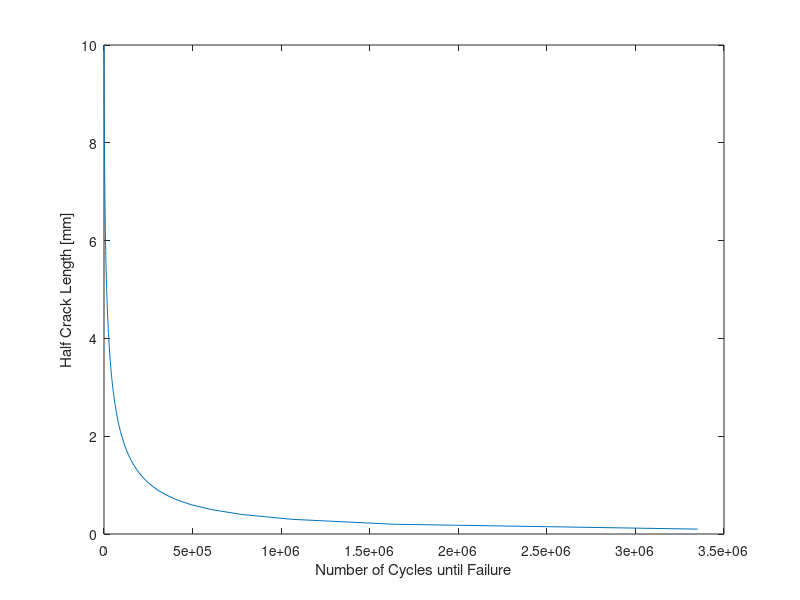

This chart was generated by the following MATLAB code: (Note: this script raises an error after producing the figure.)
clear all
close all
%% Question 2a

% problem variables

sig_max = 40; % MPa
sig_min = 0;
t = 10e-3; % thickness
D = 200e-3; % outer diameter
R = 90e-3; % inner diameter
K_IC = 90; % MPa / m^0.5
C = 1e-12; % m/cycle per ~(MPa / m^0.5)^m
m = 4;
af = 10e-3; % crack length at failure due to leakage --> af = thickness
ao = 0.1e-3; % arbitrary starting crack length

sig_axial = (sig_max*((2*R)/2))/(2*t);

N = [];
n1 = 1;

% Crack Growth Rate Iterations

while ao <= 0.01

    N(n1,1) = ao*1000; % initial half crack length in mm

    fun = @(ao) 1./((C).*((0.728 + (0.373*(ao/0.01)^2) - (0.029*(ao/0.01)^4)).*sig_axial.*sqrt(pi.*ao)).^4);

    N(n1,2) = integral(fun,ao,af,"ArrayValued",true);

    ao = ao + 1e-4; % increase crack length by 0.1mm
    
    n1 = n1 + 1; 

end

figure
plot(N(:,2),N(:,1))
ylabel('Half Crack Length [mm]')
xlabel('Number of Cycles until Failure')

% Number of cycles from initial to failure

paris = [];
n2 = 1;
a = 1e-3; % initial crack length
a1 = 1;

while a <= af

    Y = 0.728 + (0.373*(a/0.01)^2) - (0.029*(a/0.01)^4);

    K = Y*sig_axial*sqrt(pi*a);

    paris(n2,1) = a*1000; % crack radius

    paris(n2,2) = 1 - fn_pod(2018717,a*1000); % prob of not detection cracks above this radius

    paris(n2,3) = fn_pod(2018717,a*1000); % prob of detection
    
    paris(n2,4) = n2;

    dadN(n2,1) = a*1000;

    dadN(n2,2) = C*(K^m); % cack growth rate at that crack radius

    a = a + dadN(n2,2);

    n2 = n2 + 1;


end

figure
plot(paris(:,1),paris(:,3))
xlabel('Crack Radius "a" [mm]')
ylabel('Probability of Detection Beyond "a"')

figure
plot(paris(:,1),paris(:,2))
xlabel('Crack Length "a" [mm]')
ylabel('Probability of Undetection Beyond "a"')

%% Failure Variables

NC = length(dadN);
xaxis1(:,1) = 1:NC;

failure = [];

cycles = 13000:1:16000; % cycles per inspection
cycles = transpose(cycles);

insp_int = [];
a2 = 1;
failure = [];
IIT = {};

%% Finding Probability of undetection at inspection number

for j = 1:length(cycles)

    a2 = 1;

    cycle = cycles(j);

    for i = 1:length(paris)
        
        insp_int(i,1) = xaxis1(i,1)/cycle;
    
        if rem(insp_int(i,1),1) == 0
    
            IIT{j,1}(a2,1) = insp_int(i,1); % inspection number
            IIT{j,1}(a2,2) = paris(i,2); % prob. of undetection
            IIT{j,1}(a2,3) = paris(i,1); % crack radius @ inspection

            a2 = a2 + 1;
    
        end

    end

end

%% Finding probability of failure for each cycle variable

for i = 1:length(IIT)

    for k = 2:length(IIT{i,1})

        IIT{i,1}(1,4) = IIT{i,1}(1,2);
    
        IIT{i,1}(k,4) = IIT{i,1}(k,2) * IIT{i,1}((k-1),4);

    end

    failure(i,1) = cycles(i); % cycles per iteration
    failure(i,2) = IIT{i,1}(end,4); % probability of failure

end

% Graph to show all variations of inspection
figure
scatter(failure(:,1),failure(:,2), 7)
hold on
yline(0.01)
xlabel('No. of Cycles per Inspection')
ylabel('Probability of Failure')
hold off

% Graph based on inspection for 8000:12000 cycles
figure
scatter(IIT{316,1}(:,1),IIT{316,1}(:,4), 7)
hold on
scatter(IIT{317,1}(:,1),IIT{317,1}(:,4), 7)
yline(0.01)
xlabel('Inspection Number')
ylabel('Probability of Failure @ Inspection')
hold off

% Graph based on inspection for 13000:16000 cycles
figure
scatter(IIT{361,1}(:,1),IIT{361,1}(:,4), 7)
hold on
scatter(IIT{362,1}(:,1),IIT{362,1}(:,4), 7)
yline(0.01)
xlabel('Inspection Number')
ylabel('Probability of Failure @ Inspection')
hold off

% Graph of Probability of non-detection vs number of cycles
figure
plot(paris(:,4), paris(:,2))
xlabel('Cycle Number')
ylabel('Probability of Non-detection')